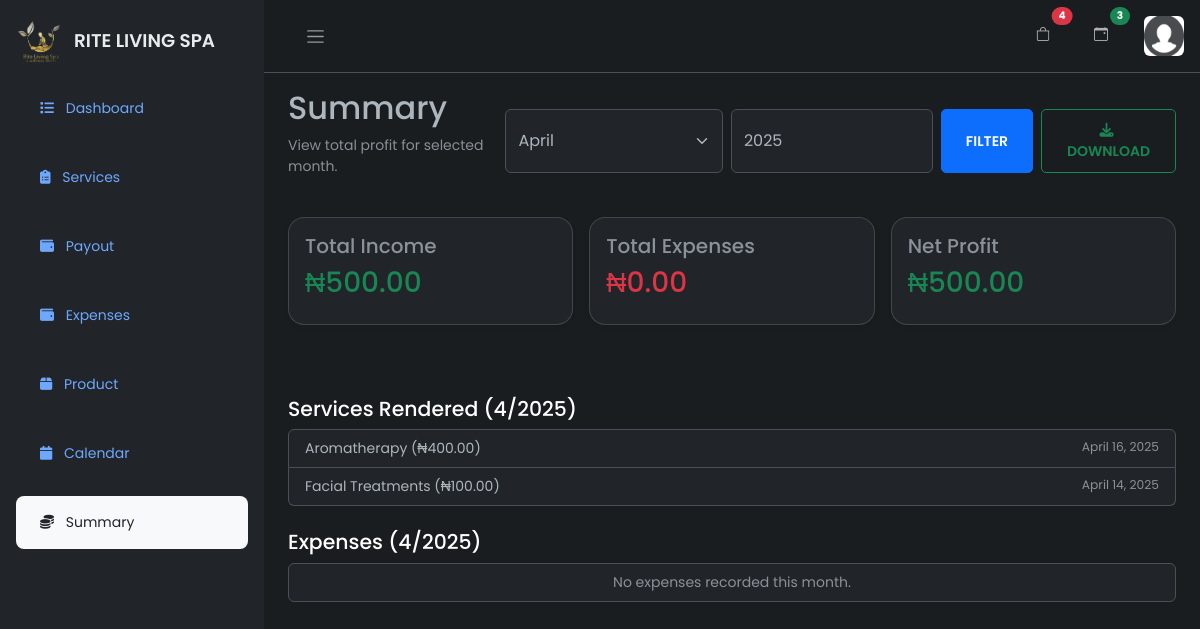
Page /profit-summary/ (signed in) on the earlier database version.
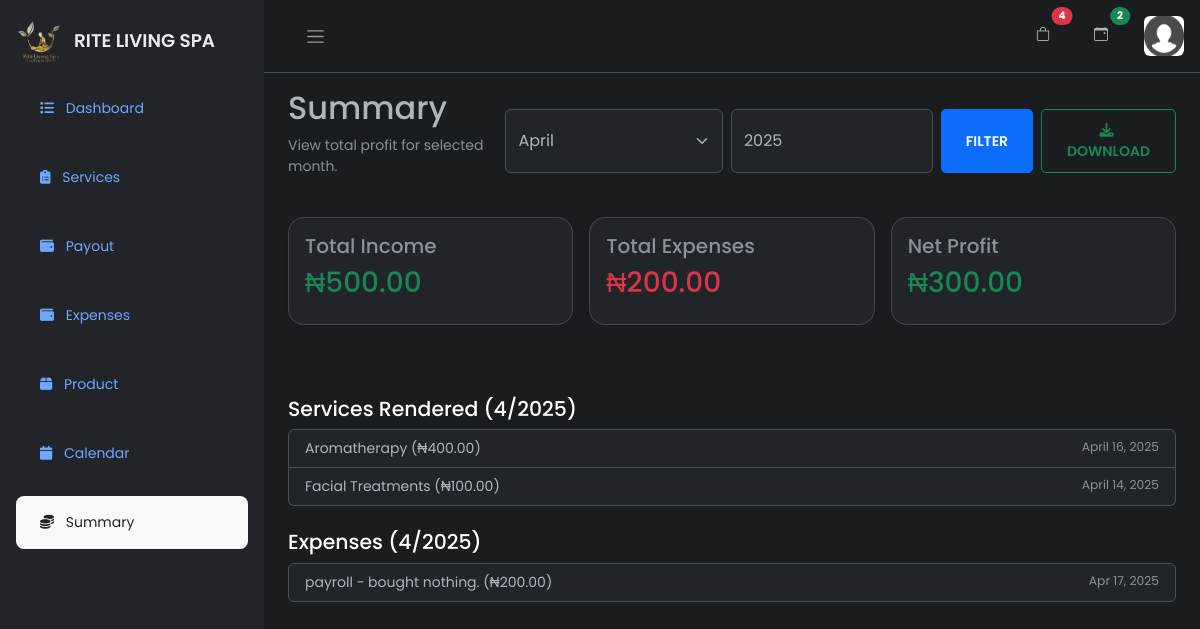
Same page on the later database version.
### firstApp/models.py (models this page shows, shortened)
class ServiceRendered(models.Model):
    staff_name = models.ForeignKey(CustomUser, on_delete=models.SET_NULL, null=True, blank=True, limit_choices_to={'is_not_secretary': True})
    amount = models.DecimalField(max_digits=10, decimal_places=2)
    PAYMENT_CHOICES = [
        ('cash', 'Cash'),
        ('pos', 'POS'),
        ('transfer', 'Transfer'),
    ]
    mode_of_payment = models.CharField(max_length=10, choices=PAYMENT_CHOICES)
    SERVICE_TYPE_CHOICES = [
        ('solo', 'Solo'),
        ('contract', 'Contract'),
    ]
    service_type = models.CharField(max_length=10, choices=SERVICE_TYPE_CHOICES)
    SERVICE_TYPE_RENDERED = [
        ('Massage Therapy', 'Massage Therapy'),
        ('Facial Treatments', 'Facial Treatments'),
        ('Aromatherapy', 'Aromatherapy'),
        ('Body Scrubs', 'Body Scrubs'),
        ('Steam & Sauna', 'Steam & Sauna'),
        ('Nail Care', 'Nail Care'),
    ]
    service_rendered = models.CharField(max_length=20, null=True, blank=True, choices=SERVICE_TYPE_RENDERED)
    service_date = models.DateField(auto_now_add=True)
    description = models.TextField(null=True, blank=True)
    staff_role = models.CharField(max_length=100, null=True, blank=True)
    customer_name = models.CharField(max_length=255, null=True, blank=True)
    invoice_number = models.CharField(max_length=50, unique=True, null=True, blank=True)
    created_at = models.DateTimeField(auto_now_add=True)
    PAYMENT_STATUS_CHOICES = [
        ('pending', 'Pending'),
        ('confirmed', 'Confirmed'),
    ]
    payment_status = models.CharField(max_length=10, choices=PAYMENT_STATUS_CHOICES, default='pending')
    class Meta:
        verbose_name = "Service Rendered"
        verbose_name_plural = "Services Rendered"
        ordering = ['-service_date']

class Expense(models.Model):
    CATEGORY_CHOICES = [
        ('service', 'Service'),
        ('supplies', 'Supplies'),
        ('payroll', 'Payroll'),
        ('maintenance', 'Maintenance'),
        ('marketing', 'Marketing'),
        ('other', 'Other'),
    ]
    amount = models.DecimalField(max_digits=10, decimal_places=2)  # Stores the amount of the expense
    description = models.TextField()  # A brief description of the expense
    category = models.CharField(max_length=20, choices=CATEGORY_CHOICES, default='other')  # Category of the expense
    date = models.DateTimeField(default=timezone.now)  # Date when the expense was recorded
    created_at = models.DateTimeField(auto_now_add=True)  # Timestamp of when the expense was created
    updated_at = models.DateTimeField(auto_now=True)  # Timestamp of when the expense was last updated
    class Meta:
        verbose_name = 'Expense'
        verbose_name_plural = 'Expenses'
        ordering = ['-date']  # Ordering expenses by most recent date

### firstApp/decorators.py (the view)
    def _wrapped_view(request, *args, **kwargs):
        if not (request.user.is_admin or request.user.is_secretary):
            return HttpResponseForbidden("You are not authorized to view this page.")
        return view_func(request, *args, **kwargs)

### firstApp/templates/auth/summary.html (shortened to what this page needs)
{% extends 'auth/maindash.html' %}
{% load static %}
{% block content %}
<div class="main">
    {% include 'auth/nav.html' %}
    <main class="content px-4 py-3" style="max-height: 90vh; overflow-y: auto;">
        <div class="mb-4 d-flex justify-content-between align-items-center">
            <div>
                <h2>Summary</h2>
                <p class="text-muted">View total profit for selected month.</p>
            </div>
            <div class="d-flex" style="max-width: 800px;">
                <form method="get" class="d-flex me-2" action="">
                    <select name="month" class="form-select me-2" required>
                        {% for number, name in months %}
                            <option value="{{ number }}" {% if selected_month == number %}selected{% endif %}>
                                {{ name }}
                            </option>
                        {% endfor %}
                    </select>
                    <input type="number" name="year" class="form-control me-2" placeholder="Year" value="{{ selected_year }}" required>
                    <button type="submit" class="btn btn-primary">Filter</button>
                </form>
                <form method="get" action="{% url 'download_report' %}">
                    <button type="submit" class="btn btn-outline-success">
                        <i class="fa-solid fa-download me-1"></i> Download
                    </button>
                </form>
            </div>
        </div>
        <div class="row g-3">
            <div class="col-md-4">
                <div class="card shadow-sm p-3 rounded-4">
                    <h5 class="text-muted">Total Income</h5>
                    <h3 class="text-success">₦{{ total_income|floatformat:2 }}</h3>
                </div>
            </div>
            <div class="col-md-4">
                <div class="card shadow-sm p-3 rounded-4">
                    <h5 class="text-muted">Total Expenses</h5>
                    <h3 class="text-danger">₦{{ total_expenses|floatformat:2 }}</h3>
                </div>
            </div>
            <div class="col-md-4">
                <div class="card shadow-sm p-3 rounded-4">
                    <h5 class="text-muted">Net Profit</h5>
                    {% if profit >= 0 %}
                        <h3 class="text-success">₦{{ profit|floatformat:2 }}</h3>
                    {% else %}
                        <h3 class="text-danger">₦{{ profit|floatformat:2 }}</h3>
                    {% endif %}
                </div>
            </div>
        </div>
        <div class="mt-5">
            <h4>Services Rendered ({{ selected_month }}/{{ selected_year }})</h4>
            <ul class="list-group">
                {% for service in services %}
                    <li class="list-group-item d-flex justify-content-between">
                        <span>{{ service.service_rendered }} (₦{{ service.amount|floatformat:2 }})</span>
                        <small class="text-muted">{{ service.service_date }}</small>
                    </li>
                {% empty %}
                    <li class="list-group-item text-center text-muted">No services rendered this month.</li>
                {% endfor %}
            </ul>
            <h4 class="mt-4">Expenses ({{ selected_month }}/{{ selected_year }})</h4>
            <ul class="list-group">
                {% for expense in expenses %}
                    <li class="list-group-item d-flex justify-content-between">
                        <span>{{ expense.category }} - {{ expense.description }} (₦{{ expense.amount|floatformat:2 }})</span>
                        <small class="text-muted">{{ expense.date|date:"M d, Y" }}</small>
                    </li>
                {% empty %}
                    <li class="list-group-item text-center text-muted">No expenses recorded this month.</li>
                {% endfor %}
            </ul>
        </div>
    </main>
</div>
{% endblock %}

Differences in the rows shown:
added Expense: category "payroll", description "bought nothing.", amount "200.00", date "Apr 17, 2025"
Other differences:
{{ total_bookings }}: "3" → "2"
{{ total_expenses|floatformat:2 }}: "0.00" → "200.00"
{{ profit|floatformat:2 }}: "500.00" → "300.00"
text no longer shown: "No expenses recorded this month."
